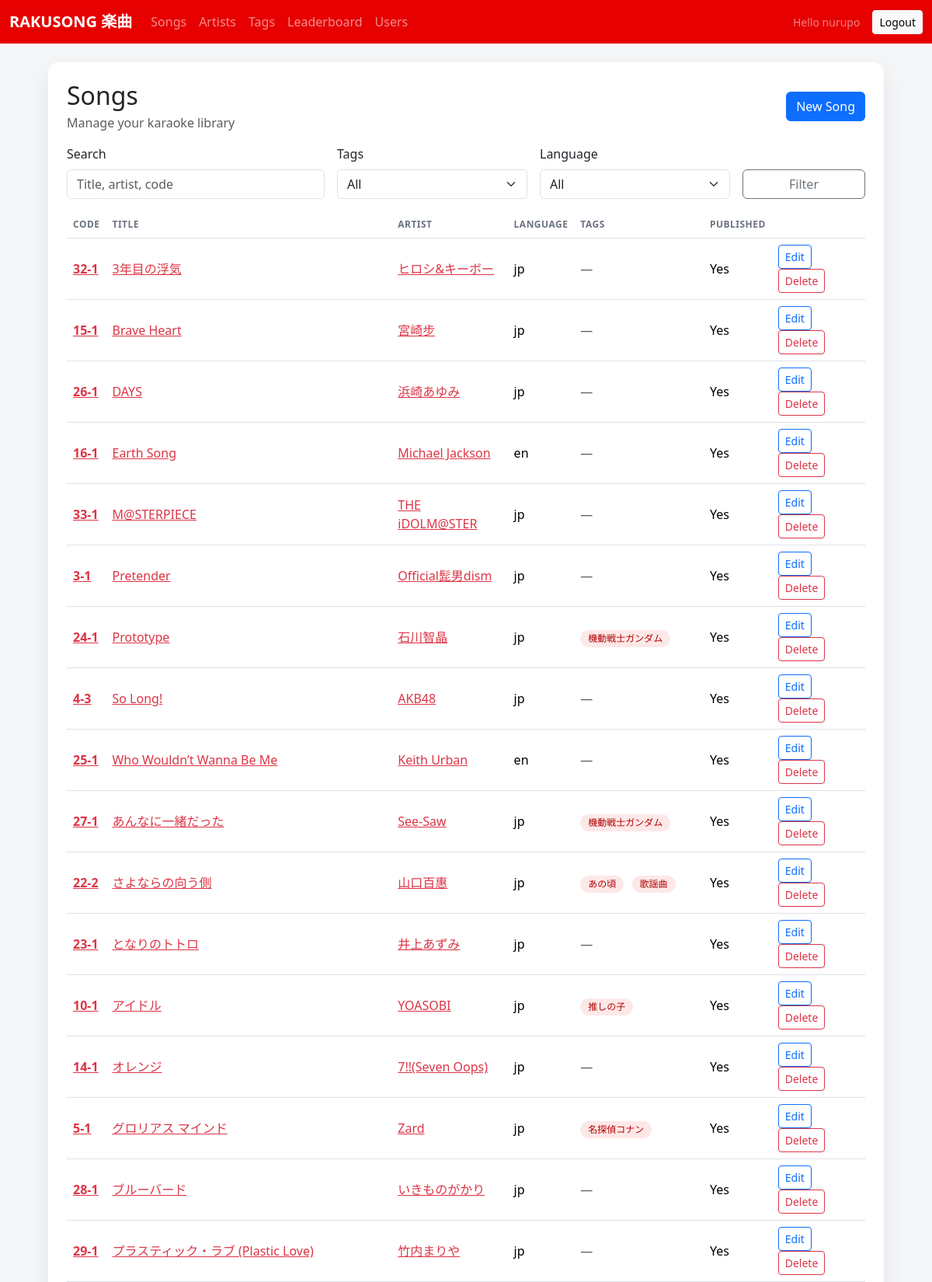
/ui/songs/ (signed in, upper part), run on the app's committed database.
### songs/models.py (models this page shows, shortened)
class Song(models.Model):
    code = models.CharField(max_length=32, unique=True, blank=True)
    title = models.CharField(max_length=255)
    artist = models.CharField(max_length=255, blank=True)
    artist_no = models.PositiveIntegerField(null=True, blank=True)
    song_no = models.PositiveIntegerField(null=True, blank=True)
    language = models.CharField(max_length=32, blank=True, default='jp')
    duration_seconds = models.PositiveIntegerField(null=True, blank=True)
    bpm = models.PositiveIntegerField(null=True, blank=True)
    key = models.CharField(max_length=16, blank=True)
    tags = models.ManyToManyField(Tag, blank=True, related_name='songs')
    midi_file = models.FileField(upload_to=midi_upload_path, blank=True, null=True)
    lrc_file = models.FileField(upload_to=lrc_upload_path, blank=True, null=True)
    cover_image = models.ImageField(upload_to='songs/cover/', blank=True, null=True)
    lrc_offset = models.IntegerField(default=0)
    is_published = models.BooleanField(default=True)
    created_at = models.DateTimeField(auto_now_add=True)
    updated_at = models.DateTimeField(auto_now=True)

class Tag(models.Model):
    name = models.CharField(max_length=64, unique=True)

### songs/views_ui.py (the view)
@login_required
def song_list(request):
    q = (request.GET.get('q') or '').strip()
    tag = (request.GET.get('tag') or '').strip()
    language = (request.GET.get('language') or '').strip()
    songs = Song.objects.all().prefetch_related('tags')
    if q:
        songs = songs.filter(Q(title__icontains=q) | Q(artist__icontains=q) | Q(code__icontains=q))
    if tag:
        songs = songs.filter(tags__name__iexact=tag)
    if language:
        songs = songs.filter(language__iexact=language)
    songs = songs.order_by('title')
    tag_options = Tag.objects.order_by('name')
    language_options = Song.objects.exclude(language='').values_list('language', flat=True).distinct().order_by('language')
    return render(
        request,
        'songs/song_list.html',
        {
            'songs': songs,
            'q': q,
            'tag': tag,
            'language': language,
            'tag_options': tag_options,
            'language_options': language_options,
        },
    )

### templates/songs/song_list.html (shortened to what this page needs)
{% extends "base.html" %}
{% block content %}
  <div class="card p-4">
    <div class="d-flex flex-wrap gap-3 justify-content-between align-items-center mb-3">
      <div>
        <h2 class="mb-1">Songs</h2>
        <div class="text-muted">Manage your karaoke library</div>
      </div>
      <a class="btn btn-primary" href="{% url 'ui_song_create' %}">New Song</a>
    </div>
    <form method="get" class="row g-3 align-items-end mb-3">
      <div class="col-md-4">
        <label class="form-label">Search</label>
        <input type="text" name="q" value="{{ q }}" placeholder="Title, artist, code" class="form-control" />
      </div>
      <div class="col-md-3">
        <label class="form-label">Tags</label>
        <select name="tag" class="form-select">
          <option value="">All</option>
        </select>
      </div>
      <div class="col-md-3">
        <label class="form-label">Language</label>
        <select name="language" class="form-select">
          <option value="">All</option>
        </select>
      </div>
      <div class="col-md-2 d-grid">
        <button class="btn btn-outline-secondary" type="submit">Filter</button>
      </div>
    </form>
    <div class="table-responsive">
      <table class="table align-middle">
      <thead>
        <tr>
          <th>Code</th>
          <th>Title</th>
          <th>Artist</th>
          <th>Language</th>
          <th>Tags</th>
          <th>Published</th>
          <th></th>
        </tr>
      </thead>
      <tbody>
        {% for song in songs %}
          <tr>
            <td><a class="link-danger fw-semibold" href="{% url 'ui_song_edit' song.pk %}">{{ song.code }}</a></td>
            <td><a class="link-danger" href="{% url 'ui_song_edit' song.pk %}">{{ song.title }}</a></td>
            <td>
              {% if song.artist_no %}
                <a class="link-danger" href="{% url 'ui_artist_detail' song.artist_no %}">{{ song.artist }}</a>
              {% else %}
                {{ song.artist }}
              {% endif %}
            </td>
            <td>{{ song.language|default:"-" }}</td>
            <td>
              {% for tag in song.tags.all %}
                <span class="pill">{{ tag.name }}</span>
              {% empty %}
                <span class="text-muted">—</span>
              {% endfor %}
            </td>
            <td>{{ song.is_published|yesno:"Yes,No" }}</td>
            <td>
              <a class="btn btn-sm btn-outline-primary" href="{% url 'ui_song_edit' song.pk %}">Edit</a>
              <a class="btn btn-sm btn-outline-danger" href="{% url 'ui_song_delete' song.pk %}">Delete</a>
            </td>
          </tr>
        {% empty %}
          <tr>
            <td colspan="7" class="text-muted">No songs found.</td>
          </tr>
        {% endfor %}
      </tbody>
      </table>
    </div>
  </div>
{% endblock %}

### templates/base.html (shortened to what this page needs)
<!DOCTYPE html>
<html lang="en">
  <head>
    <link
      href="https://cdnjs.cloudflare.com/ajax/libs/bootstrap/5.3.8/css/bootstrap.min.css"
      rel="stylesheet"
    />
  </head>
  <body>
    <nav class="navbar navbar-expand-lg navbar-dark" style="background: #e60000;">
      <div class="container-fluid">
        <a class="navbar-brand fw-semibold" href="{% url 'ui_song_list' %}">RAKUSONG 楽曲</a>
        <div class="collapse navbar-collapse" id="mainNav">
          <ul class="navbar-nav me-auto mb-2 mb-lg-0">
            <li class="nav-item"><a class="nav-link" href="{% url 'ui_song_list' %}">Songs</a></li>
            <li class="nav-item"><a class="nav-link" href="{% url 'ui_artist_list' %}">Artists</a></li>
            <li class="nav-item"><a class="nav-link" href="{% url 'ui_tag_list' %}">Tags</a></li>
            <li class="nav-item"><a class="nav-link" href="{% url 'ui_leaderboard' %}">Leaderboard</a></li>
            <li class="nav-item"><a class="nav-link" href="{% url 'ui_user_list' %}">Users</a></li>
          </ul>
          {% if request.user.is_authenticated %}
            <div class="d-flex align-items-center gap-3">
              <span class="text-white-50 small">Hello {{ request.user.username }}</span>
              <a class="btn btn-light btn-sm" href="{% url 'ui_logout' %}">Logout</a>
            </div>
          {% endif %}
        </div>
      </div>
    </nav>
    <main class="container page-shell py-4">
      {% block content %}{% endblock %}
    </main>
  </body>
</html>

### templates/base.html (style rules this page uses)
:root { color-scheme: light; --bs-primary: #e60000; --bs-primary-rgb: 230, 0, 0; --bs-link-color: #e60000; --bs-link-hover-color: #b30000; }
body { margin: 0; font-family: "Segoe UI", "Helvetica Neue", Arial, sans-serif; background: #f5f6f8; color: #1b1f24; }
.page-shell { max-width: 1100px; }
.card { border-radius: 14px; box-shadow: 0 12px 30px rgba(17, 24, 39, 0.08); border: none; }
.table thead th { color: #6b7280; font-weight: 600; text-transform: uppercase; letter-spacing: 0.04em; font-size: 12px; }
.pill { display: inline-flex; padding: 2px 10px; border-radius: 999px; background: #fde8e8; color: #b30000; font-size: 12px; margin-right: 6px; }

### data on the page
Song: code "32-1", title "3年目の浮気", artist "ヒロシ&キーボー", language "jp", is_published "Yes"
Song: code "15-1", title "Brave Heart", artist "宮崎步", language "jp", is_published "Yes"
Song: code "26-1", title "DAYS", artist "浜崎あゆみ", language "jp", is_published "Yes"
Song: code "16-1", title "Earth Song", artist "Michael Jackson", language "en", is_published "Yes"
Song: code "33-1", title "M@STERPIECE", artist "THE iDOLM@STER", language "jp", is_published "Yes"
Song: code "3-1", title "Pretender", artist "Official髭男dism", language "jp", is_published "Yes"
Song: code "24-1", title "Prototype", artist "石川智晶", language "jp", is_published "Yes"
Tag: name "機動戦士ガンダム"
Song: code "4-3", title "So Long!", artist "AKB48", language "jp", is_published "Yes"
Song: code "25-1", title "Who Wouldn’t Wanna Be Me", artist "Keith Urban", language "en", is_published "Yes"
Song: code "27-1", title "あんなに一緒だった", artist "See-Saw", language "jp", is_published "Yes"
Song: code "22-2", title "さよならの向う側", artist "山口百惠", language "jp", is_published "Yes"
Tag: name "あの頃"
Tag: name "歌謡曲"
Song: code "23-1", title "となりのトトロ", artist "井上あずみ", language "jp", is_published "Yes"
Song: code "10-1", title "アイドル", artist "YOASOBI", language "jp", is_published "Yes"
Tag: name "推しの子"
Song: code "14-1", title "オレンジ", artist "7!!(Seven Oops)", language "jp", is_published "Yes"
Song: code "5-1", title "グロリアス マインド", artist "Zard", language "jp", is_published "Yes"
Tag: name "名探偵コナン"
Song: code "28-1", title "ブルーバード", artist "いきものがかり", language "jp", is_published "Yes"
Song: code "29-1", title "プラスティック・ラブ (Plastic Love)", artist "竹内まりや", language "jp", is_published "Yes"

### other printed values
{{ request.user.username }} "nurupo"
